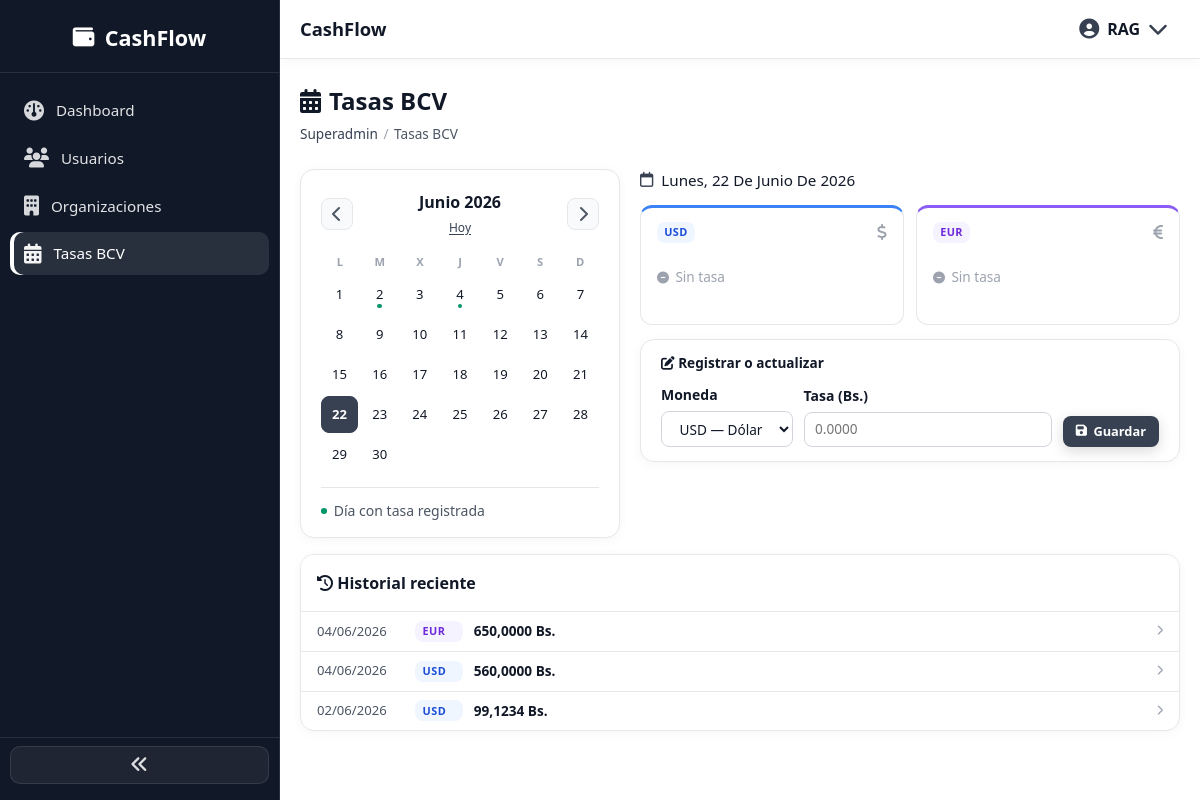
Page /superadmin/tasas-bcv/ (signed in) on the committed database.
### BCV/models.py (models this page shows, shortened)
class ExchangeRateHistory(models.Model):
    SOURCE_BCV = "bcv"
    SOURCE_DOLARAPI = "dolarapi"
    SOURCE_CHOICES = [
        (SOURCE_BCV, "BCV"),
        (SOURCE_DOLARAPI, "DolarAPI"),
    ]
    CURRENCY_USD = "USD"
    CURRENCY_EUR = "EUR"
    CURRENCY_CHOICES = [
        (CURRENCY_USD, "Dolar"),
        (CURRENCY_EUR, "Euro"),
    ]
    rate_date = models.DateField(verbose_name="Fecha valor")
    source = models.CharField(
        max_length=20,
        choices=SOURCE_CHOICES,
        default=SOURCE_BCV,
        verbose_name="Fuente",
    )
    currency = models.CharField(max_length=3, choices=CURRENCY_CHOICES, verbose_name="Moneda")
    rate = models.DecimalField(max_digits=20, decimal_places=8, verbose_name="Tasa")
    fetched_at = models.DateTimeField(auto_now=True, verbose_name="Fecha de actualizacion")
    raw_label = models.CharField(max_length=120, blank=True, verbose_name="Etiqueta original")
    class Meta:
        verbose_name = "Historico de tasa"
        verbose_name_plural = "Historicos de tasas"
        ordering = ("-rate_date", "currency")
        unique_together = ("rate_date", "source", "currency")

### superadmin_panel/views.py (the view)
# urls.py: path('tasas-bcv/', views.tasas_bcv, name='superadmin_tasas_bcv'),
@superadmin_required
def tasas_bcv(request):
    selected_date_str = request.GET.get('date') or timezone.localdate().isoformat()
    try:
        selected_date = date.fromisoformat(selected_date_str)
    except ValueError:
        selected_date = timezone.localdate()
        selected_date_str = selected_date.isoformat()
    rates_by_currency = {
        r.currency: r
        for r in ExchangeRateHistory.objects.filter(
            source=ExchangeRateHistory.SOURCE_BCV,
            rate_date=selected_date,
        )
    }
    recent_rates = (
        ExchangeRateHistory.objects.filter(source=ExchangeRateHistory.SOURCE_BCV)
        .order_by('-rate_date', 'currency')[:15]
    )
    return render(request, 'superadmin_panel/tasas_bcv.html', {
        'selected_date': selected_date,
        'selected_date_str': selected_date_str,
        'calendar_year': selected_date.year,
        'calendar_month': selected_date.month,
        'dates_with_rates_json': json.dumps(_dates_with_bcv_rates(selected_date.year, selected_date.month)),
        'today_str': timezone.localdate().isoformat(),
        'recent_rates': recent_rates,
        'usd_rate': rates_by_currency.get(ExchangeRateHistory.CURRENCY_USD),
        'eur_rate': rates_by_currency.get(ExchangeRateHistory.CURRENCY_EUR),
    })

### templates/superadmin_panel/tasas_bcv.html (shortened to what this page needs)
{% extends 'base.html' %}
{% load static %}
{% block extra_css %}
<link rel="stylesheet" href="{% static 'css/superadmin_panel/superadmin.css' %}">
{% endblock %}
{% block content %}
<div class="cf-page-header cf-mb-4">
    <div>
        <h2 class="cf-page-title"><i class="fa-solid fa-calendar-days"></i> Tasas BCV</h2>
        <nav class="cf-breadcrumb" aria-label="breadcrumb">
            <span><a href="{% url 'superadmin_dashboard' %}">Superadmin</a></span>
            <span class="cf-breadcrumb__sep cf-breadcrumb__active">Tasas BCV</span>
        </nav>
    </div>
</div>
<div class="sa-bcv-layout">
    <div class="cf-card sa-bcv-calendar-card">
        <div class="cf-card__body cf-p-4">
            <div class="sa-bcv-cal-header">
                <button type="button" class="sa-bcv-cal-nav" id="bcvCalPrev" aria-label="Mes anterior">
                    <i class="fa-solid fa-chevron-left"></i>
                </button>
                <div class="sa-bcv-cal-title-wrap">
                    <h5 class="sa-bcv-cal-title" id="bcvCalTitle"></h5>
                    <button type="button" class="sa-bcv-cal-today" id="bcvCalToday">Hoy</button>
                </div>
                <button type="button" class="sa-bcv-cal-nav" id="bcvCalNext" aria-label="Mes siguiente">
                    <i class="fa-solid fa-chevron-right"></i>
                </button>
            </div>
            <div class="sa-bcv-cal-weekdays">
                <span>L</span><span>M</span><span>X</span><span>J</span><span>V</span><span>S</span><span>D</span>
            </div>
            <div class="sa-bcv-cal-grid" id="bcvCalGrid" aria-label="Calendario de tasas BCV"></div>
            <div class="sa-bcv-cal-legend">
                <span class="sa-bcv-cal-legend-dot"></span>
                <span class="cf-fs-sm cf-text-muted">Día con tasa registrada</span>
            </div>
        </div>
    </div>
    <div class="sa-bcv-rates-wrap">
        <div class="sa-bcv-selected-date" id="bcvSelectedDateLabel">
            <i class="fa-regular fa-calendar"></i>
            <span id="bcvDateText"></span>
        </div>
        <div class="sa-bcv-rate-grid">
            <article class="sa-bcv-rate-tile sa-bcv-rate-tile--usd" id="bcvUsdTile">
                <div class="sa-bcv-rate-tile__head">
                    <span class="sa-bcv-rate-badge sa-bcv-rate-badge--usd">USD</span>
                    <i class="fa-solid fa-dollar-sign"></i>
                </div>
                <div class="sa-bcv-rate-tile__body" id="bcvUsdBody">
                    {% if usd_rate %}
                    <div class="sa-bcv-rate-value">{{ usd_rate.rate|floatformat:4 }}</div>
                    <div class="sa-bcv-rate-unit">Bs.</div>
                    <p class="sa-bcv-rate-meta">Actualizado {{ usd_rate.fetched_at|date:"d/m/Y H:i" }}</p>
                    {% else %}
                    <div class="sa-bcv-rate-empty">
                        <i class="fa-solid fa-circle-minus"></i>
                        <span>Sin tasa</span>
                    </div>
                    {% endif %}
                </div>
            </article>
            <article class="sa-bcv-rate-tile sa-bcv-rate-tile--eur" id="bcvEurTile">
                <div class="sa-bcv-rate-tile__head">
                    <span class="sa-bcv-rate-badge sa-bcv-rate-badge--eur">EUR</span>
                    <i class="fa-solid fa-euro-sign"></i>
                </div>
                <div class="sa-bcv-rate-tile__body" id="bcvEurBody">
                    {% if eur_rate %}
                    <div class="sa-bcv-rate-value">{{ eur_rate.rate|floatformat:4 }}</div>
                    <div class="sa-bcv-rate-unit">Bs.</div>
                    <p class="sa-bcv-rate-meta">Actualizado {{ eur_rate.fetched_at|date:"d/m/Y H:i" }}</p>
                    {% else %}
                    <div class="sa-bcv-rate-empty">
                        <i class="fa-solid fa-circle-minus"></i>
                        <span>Sin tasa</span>
                    </div>
                    {% endif %}
                </div>
            </article>
        </div>
        <div class="cf-card sa-bcv-form-card">
            <div class="cf-card__body cf-p-4">
                <h6 class="sa-bcv-form-title"><i class="fa-solid fa-pen-to-square"></i> Registrar o actualizar</h6>
                <form method="post" action="{% url 'superadmin_guardar_tasa_bcv' %}" id="bcvRateForm" class="sa-bcv-form">
                    <div class="sa-bcv-form-row">
                        <div class="sa-bcv-form-field">
                            <label class="cf-label cf-fs-sm" for="bcvFormCurrency">Moneda</label>
                            <select name="currency" id="bcvFormCurrency" class="cf-select" required>
                                <option value="USD">USD — Dólar</option>
                            </select>
                        </div>
                        <div class="sa-bcv-form-field sa-bcv-form-field--grow">
                            <label class="cf-label cf-fs-sm" for="bcvFormRate">Tasa (Bs.)</label>
                            <input type="number" name="rate" id="bcvFormRate" class="cf-input cf-input--sm" step="0.0001" min="0.0001" placeholder="0.0000" required>
                        </div>
                        <button type="submit" class="cf-btn cf-btn--primary cf-btn--sm sa-bcv-form-submit">
                            <i class="fa-solid fa-floppy-disk"></i> Guardar
                        </button>
                    </div>
                </form>
            </div>
        </div>
    </div>
</div>
<div class="cf-card sa-bcv-history-card cf-mt-4">
    <div class="cf-card__header cf-py-3">
        <h6 class="cf-card__title cf-mb-0"><i class="fa-solid fa-clock-rotate-left"></i> Historial reciente</h6>
    </div>
    <div class="sa-bcv-history-list">
        {% for rate in recent_rates %}
        <button type="button" class="sa-bcv-history-item" data-bcv-date="{{ rate.rate_date|date:'Y-m-d' }}">
            <span class="sa-bcv-history-date">{{ rate.rate_date|date:"d/m/Y" }}</span>
            <span class="sa-bcv-rate-badge sa-bcv-rate-badge--{% if rate.currency == 'USD' %}usd{% else %}eur{% endif %}">{{ rate.currency }}</span>
            <span class="sa-bcv-history-rate">{{ rate.rate|floatformat:4 }} Bs.</span>
            <i class="fa-solid fa-chevron-right sa-bcv-history-arrow"></i>
        </button>
        {% empty %}
        <p class="cf-text-center cf-py-4 cf-text-muted cf-fs-sm cf-mb-0">No hay tasas BCV registradas.</p>
        {% endfor %}
    </div>
</div>
{% endblock %}

### templates/base.html (shortened to what this page needs)
<!DOCTYPE html>
<html lang="es">
<head>
    {% load static %}
    <link rel="stylesheet" href="https://cdnjs.cloudflare.com/ajax/libs/font-awesome/6.5.1/css/all.min.css">
    <link rel="stylesheet" href="{% static 'css/base/base.css' %}">
    {% block extra_css %}{% endblock %}
</head>
<body
    id="appLayout"
    class="{% if user.is_authenticated and not hide_sidebar %}app-layout has-sidebar{% else %}app-layout{% endif %}"
>
    {% if user.is_authenticated and not hide_sidebar %}
    {% with current_url=request.resolver_match.url_name|default:"" %}
    <aside class="app-sidebar" id="appSidebar" aria-label="Menú principal">
        <div class="app-sidebar-brand">
            <a href="{% if is_superadmin_panel %}{% url 'superadmin_dashboard' %}{% elif request.session.org_id %}{% url 'home_organizacion' %}{% else %}{% url 'dashboard' %}{% endif %}" class="app-sidebar-brand-link" title="CashFlow">
                <div class="app-sidebar-logo-text app-sidebar-logo--full">
                    <i class="fa-solid fa-wallet"></i>
                    <span>CashFlow</span>
                </div>
            </a>
        </div>
        <nav class="app-sidebar-nav">
            {% if is_superadmin_panel %}
            <a href="{% url 'superadmin_dashboard' %}" class="app-sidebar-link{% if current_url == 'superadmin_dashboard' %} is-active{% endif %}">
                <i class="fa-solid fa-gauge app-sidebar-icon" aria-hidden="true"></i>
                <span class="app-sidebar-label">Dashboard</span>
            </a>
            <a href="{% url 'superadmin_usuarios' %}" class="app-sidebar-link{% if current_url == 'superadmin_usuarios' or current_url == 'superadmin_crear_usuario' or current_url == 'superadmin_editar_usuario' %} is-active{% endif %}">
                <i class="fa-solid fa-users app-sidebar-icon" aria-hidden="true"></i>
                <span class="app-sidebar-label">Usuarios</span>
            </a>
            <a href="{% url 'superadmin_organizaciones' %}" class="app-sidebar-link{% if 'superadmin_' in current_url and 'organizacion' in current_url %} is-active{% endif %}">
                <i class="fa-solid fa-building app-sidebar-icon" aria-hidden="true"></i>
                <span class="app-sidebar-label">Organizaciones</span>
            </a>
            <a href="{% url 'superadmin_tasas_bcv' %}" class="app-sidebar-link{% if 'tasas_bcv' in current_url or 'tasa_bcv' in current_url %} is-active{% endif %}">
                <i class="fa-solid fa-calendar-days app-sidebar-icon" aria-hidden="true"></i>
                <span class="app-sidebar-label">Tasas BCV</span>
            </a>
            {% endif %}
        </nav>
        <div class="app-sidebar-footer">
            <button type="button" class="app-sidebar-collapse-btn" id="sidebarCollapseBtn" aria-label="Colapsar menú">
                <i class="fa-solid fa-angles-left" aria-hidden="true"></i>
            </button>
        </div>
    </aside>
    {% endwith %}
    {% endif %}
    <div class="app-main-content">
        {% if not hide_navbar %}
        <nav class="cf-navbar">
            <div class="cf-navbar__inner">
                <div class="cf-navbar__title">
                    <a class="cf-navbar__brand" href="{% if user.is_superuser %}{% url 'superadmin_dashboard' %}{% else %}{% url 'dashboard' %}{% endif %}">CashFlow</a>
                </div>
                <div class="cf-navbar__actions">
                    {% if user.is_authenticated %}
                    <div class="cf-dropdown">
                        <a class="cf-dropdown__toggle" href="#" data-cf-dropdown aria-expanded="false">
                            <i class="fa-solid fa-circle-user"></i>
                            <span class="user-name-text">{{ user.first_name|default:user.username }}</span>
                            <i class="fa-solid fa-chevron-down cf-fs-sm"></i>
                        </a>
                    </div>
                    {% else %}
                    <a class="cf-btn cf-btn--outline cf-btn--sm" href="{% url 'login' %}">Iniciar Sesión</a>
                    {% endif %}
                </div>
            </div>
        </nav>
        {% endif %}
        <div class="{% if hide_navbar and hide_sidebar %}auth-container{% else %}cf-page{% endif %}">
            {% block content %}{% endblock %}
        </div>
    </div>
</body>
</html>

### rows in the picture
ExchangeRateHistory: rate_date "04/06/2026", currency "EUR", rate "650,0000"
ExchangeRateHistory: rate_date "04/06/2026", currency "USD", rate "560,0000"
ExchangeRateHistory: rate_date "02/06/2026", currency "USD", rate "99,1234"

### other values in the picture
{{ user.first_name|default:user.username }} "RAG"
